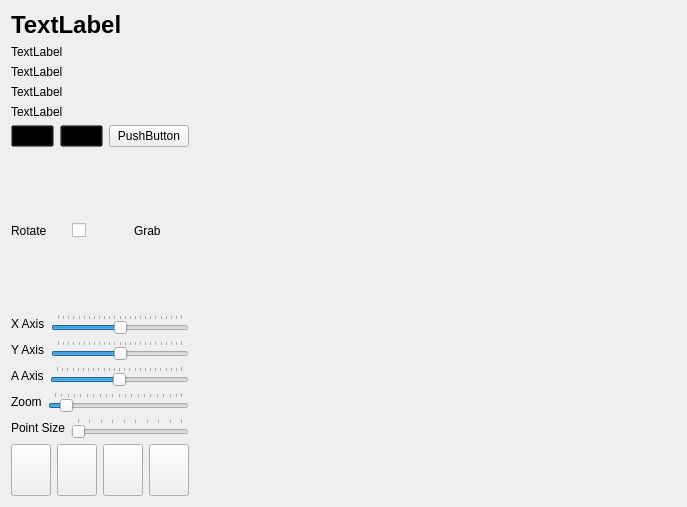
<?xml version="1.0" encoding="UTF-8"?>
<ui version="4.0">
 <class>TelaCamera</class>
 <widget class="QWidget" name="TelaCamera">
  <property name="windowModality">
   <enum>Qt::NonModal</enum>
  </property>
  <property name="geometry">
   <rect>
    <x>0</x>
    <y>0</y>
    <width>687</width>
    <height>507</height>
   </rect>
  </property>
  <property name="windowTitle">
   <string>Window</string>
  </property>
  <layout class="QVBoxLayout" name="verticalLayout">
   <item>
    <layout class="QHBoxLayout" name="horizontalLayout_4" stretch="1,3">
     <property name="sizeConstraint">
      <enum>QLayout::SetDefaultConstraint</enum>
     </property>
     <item>
      <layout class="QVBoxLayout" name="verticalLayout_2" stretch="0,0,0,0,0,0,0,0,0">
       <property name="sizeConstraint">
        <enum>QLayout::SetDefaultConstraint</enum>
       </property>
       <item>
        <layout class="QVBoxLayout" name="verticalLayout_4">
         <item>
          <widget class="QLabel" name="labelNome">
           <property name="sizePolicy">
            <sizepolicy hsizetype="Preferred" vsizetype="Maximum">
             <horstretch>0</horstretch>
             <verstretch>0</verstretch>
            </sizepolicy>
           </property>
           <property name="font">
            <font>
             <pointsize>18</pointsize>
             <weight>75</weight>
             <bold>true</bold>
            </font>
           </property>
           <property name="text">
            <string>TextLabel</string>
           </property>
          </widget>
         </item>
         <item>
          <widget class="QLabel" name="labelQtdePontos">
           <property name="sizePolicy">
            <sizepolicy hsizetype="Preferred" vsizetype="Maximum">
             <horstretch>0</horstretch>
             <verstretch>0</verstretch>
            </sizepolicy>
           </property>
           <property name="text">
            <string>TextLabel</string>
           </property>
          </widget>
         </item>
         <item>
          <widget class="QLabel" name="labelTamX">
           <property name="sizePolicy">
            <sizepolicy hsizetype="Preferred" vsizetype="Maximum">
             <horstretch>0</horstretch>
             <verstretch>0</verstretch>
            </sizepolicy>
           </property>
           <property name="text">
            <string>TextLabel</string>
           </property>
          </widget>
         </item>
         <item>
          <widget class="QLabel" name="labelTamY">
           <property name="sizePolicy">
            <sizepolicy hsizetype="Preferred" vsizetype="Maximum">
             <horstretch>0</horstretch>
             <verstretch>0</verstretch>
            </sizepolicy>
           </property>
           <property name="text">
            <string>TextLabel</string>
           </property>
          </widget>
         </item>
         <item>
          <widget class="QLabel" name="labelTamZ">
           <property name="sizePolicy">
            <sizepolicy hsizetype="Preferred" vsizetype="Maximum">
             <horstretch>0</horstretch>
             <verstretch>0</verstretch>
            </sizepolicy>
           </property>
           <property name="text">
            <string>TextLabel</string>
           </property>
          </widget>
         </item>
        </layout>
       </item>
       <item>
        <layout class="QGridLayout" name="gridLayout">
         <property name="sizeConstraint">
          <enum>QLayout::SetMinimumSize</enum>
         </property>
         <item row="0" column="0">
          <widget class="QPushButton" name="ssButton">
           <property name="maximumSize">
            <size>
             <width>48</width>
             <height>52</height>
            </size>
           </property>
           <property name="styleSheet">
            <string notr="true">background: transparent;</string>
           </property>
           <property name="text">
            <string/>
           </property>
           <property name="icon">
            <iconset>
             <normalon>:/icons/assets/bt_ss.png</normalon>
            </iconset>
           </property>
           <property name="iconSize">
            <size>
             <width>48</width>
             <height>52</height>
            </size>
           </property>
          </widget>
         </item>
         <item row="0" column="1">
          <widget class="QPushButton" name="vsButton">
           <property name="maximumSize">
            <size>
             <width>48</width>
             <height>52</height>
            </size>
           </property>
           <property name="styleSheet">
            <string notr="true">background: transparent;</string>
           </property>
           <property name="text">
            <string/>
           </property>
           <property name="icon">
            <iconset>
             <normalon>:/icons/assets/bt_iv.png</normalon>
            </iconset>
           </property>
           <property name="iconSize">
            <size>
             <width>48</width>
             <height>52</height>
            </size>
           </property>
          </widget>
         </item>
         <item row="0" column="2">
          <widget class="QPushButton" name="exButton">
           <property name="text">
            <string>PushButton</string>
           </property>
          </widget>
         </item>
        </layout>
       </item>
       <item>
        <layout class="QHBoxLayout" name="horizontalLayout_7">
         <item>
          <widget class="QLabel" name="label_7">
           <property name="text">
            <string>Rotate</string>
           </property>
          </widget>
         </item>
         <item>
          <widget class="QCheckBox" name="moveOption">
           <property name="text">
            <string/>
           </property>
          </widget>
         </item>
         <item>
          <widget class="QLabel" name="label_6">
           <property name="text">
            <string>Grab</string>
           </property>
          </widget>
         </item>
        </layout>
       </item>
       <item>
        <layout class="QHBoxLayout" name="horizontalLayout">
         <property name="spacing">
          <number>-1</number>
         </property>
         <property name="sizeConstraint">
          <enum>QLayout::SetDefaultConstraint</enum>
         </property>
         <item>
          <widget class="QLabel" name="label">
           <property name="sizePolicy">
            <sizepolicy hsizetype="Maximum" vsizetype="Maximum">
             <horstretch>0</horstretch>
             <verstretch>0</verstretch>
            </sizepolicy>
           </property>
           <property name="text">
            <string>X Axis</string>
           </property>
          </widget>
         </item>
         <item>
          <widget class="QSlider" name="xSlider">
           <property name="maximumSize">
            <size>
             <width>16777215</width>
             <height>16777215</height>
            </size>
           </property>
           <property name="maximum">
            <number>360</number>
           </property>
           <property name="singleStep">
            <number>16</number>
           </property>
           <property name="pageStep">
            <number>15</number>
           </property>
           <property name="value">
            <number>180</number>
           </property>
           <property name="orientation">
            <enum>Qt::Horizontal</enum>
           </property>
           <property name="tickPosition">
            <enum>QSlider::TicksAbove</enum>
           </property>
           <property name="tickInterval">
            <number>15</number>
           </property>
          </widget>
         </item>
        </layout>
       </item>
       <item>
        <layout class="QHBoxLayout" name="horizontalLayout_2">
         <item>
          <widget class="QLabel" name="label_2">
           <property name="sizePolicy">
            <sizepolicy hsizetype="Maximum" vsizetype="Maximum">
             <horstretch>0</horstretch>
             <verstretch>0</verstretch>
            </sizepolicy>
           </property>
           <property name="text">
            <string>Y Axis</string>
           </property>
          </widget>
         </item>
         <item>
          <widget class="QSlider" name="ySlider">
           <property name="maximumSize">
            <size>
             <width>16777215</width>
             <height>16777215</height>
            </size>
           </property>
           <property name="maximum">
            <number>360</number>
           </property>
           <property name="singleStep">
            <number>16</number>
           </property>
           <property name="pageStep">
            <number>15</number>
           </property>
           <property name="value">
            <number>180</number>
           </property>
           <property name="orientation">
            <enum>Qt::Horizontal</enum>
           </property>
           <property name="tickPosition">
            <enum>QSlider::TicksAbove</enum>
           </property>
           <property name="tickInterval">
            <number>15</number>
           </property>
          </widget>
         </item>
        </layout>
       </item>
       <item>
        <layout class="QHBoxLayout" name="horizontalLayout_3">
         <item>
          <widget class="QLabel" name="label_3">
           <property name="sizePolicy">
            <sizepolicy hsizetype="Maximum" vsizetype="Maximum">
             <horstretch>0</horstretch>
             <verstretch>0</verstretch>
            </sizepolicy>
           </property>
           <property name="text">
            <string>A Axis</string>
           </property>
          </widget>
         </item>
         <item>
          <widget class="QSlider" name="zSlider">
           <property name="enabled">
            <bool>true</bool>
           </property>
           <property name="maximumSize">
            <size>
             <width>16777215</width>
             <height>16777215</height>
            </size>
           </property>
           <property name="maximum">
            <number>360</number>
           </property>
           <property name="singleStep">
            <number>16</number>
           </property>
           <property name="pageStep">
            <number>15</number>
           </property>
           <property name="value">
            <number>180</number>
           </property>
           <property name="orientation">
            <enum>Qt::Horizontal</enum>
           </property>
           <property name="tickPosition">
            <enum>QSlider::TicksAbove</enum>
           </property>
           <property name="tickInterval">
            <number>15</number>
           </property>
          </widget>
         </item>
        </layout>
       </item>
       <item>
        <layout class="QHBoxLayout" name="horizontalLayout_5">
         <item>
          <widget class="QLabel" name="label_4">
           <property name="sizePolicy">
            <sizepolicy hsizetype="Maximum" vsizetype="Maximum">
             <horstretch>0</horstretch>
             <verstretch>0</verstretch>
            </sizepolicy>
           </property>
           <property name="minimumSize">
            <size>
             <width>0</width>
             <height>0</height>
            </size>
           </property>
           <property name="text">
            <string>Zoom</string>
           </property>
          </widget>
         </item>
         <item>
          <widget class="QSlider" name="zoomSlider">
           <property name="sizePolicy">
            <sizepolicy hsizetype="Expanding" vsizetype="Fixed">
             <horstretch>0</horstretch>
             <verstretch>0</verstretch>
            </sizepolicy>
           </property>
           <property name="maximumSize">
            <size>
             <width>16777215</width>
             <height>16777215</height>
            </size>
           </property>
           <property name="minimum">
            <number>1</number>
           </property>
           <property name="maximum">
            <number>100</number>
           </property>
           <property name="value">
            <number>10</number>
           </property>
           <property name="orientation">
            <enum>Qt::Horizontal</enum>
           </property>
           <property name="tickPosition">
            <enum>QSlider::TicksAbove</enum>
           </property>
           <property name="tickInterval">
            <number>5</number>
           </property>
          </widget>
         </item>
        </layout>
       </item>
       <item>
        <layout class="QHBoxLayout" name="horizontalLayout_6">
         <item>
          <widget class="QLabel" name="label_5">
           <property name="text">
            <string>Point Size</string>
           </property>
          </widget>
         </item>
         <item>
          <widget class="QSlider" name="pointSlider">
           <property name="minimum">
            <number>10</number>
           </property>
           <property name="maximum">
            <number>100</number>
           </property>
           <property name="orientation">
            <enum>Qt::Horizontal</enum>
           </property>
           <property name="tickPosition">
            <enum>QSlider::TicksAbove</enum>
           </property>
           <property name="tickInterval">
            <number>10</number>
           </property>
          </widget>
         </item>
        </layout>
       </item>
       <item>
        <layout class="QHBoxLayout" name="horizontalLayout_9">
         <item>
          <widget class="QPushButton" name="bt_help">
           <property name="maximumSize">
            <size>
             <width>48</width>
             <height>52</height>
            </size>
           </property>
           <property name="text">
            <string/>
           </property>
           <property name="icon">
            <iconset>
             <normalon>:/icons/assets/bt_hp.png</normalon>
            </iconset>
           </property>
           <property name="iconSize">
            <size>
             <width>48</width>
             <height>52</height>
            </size>
           </property>
          </widget>
         </item>
         <item>
          <widget class="QPushButton" name="bt_model">
           <property name="maximumSize">
            <size>
             <width>48</width>
             <height>52</height>
            </size>
           </property>
           <property name="text">
            <string/>
           </property>
           <property name="icon">
            <iconset>
             <normalon>:/icons/assets/bt_md.png</normalon>
            </iconset>
           </property>
           <property name="iconSize">
            <size>
             <width>48</width>
             <height>52</height>
            </size>
           </property>
          </widget>
         </item>
         <item>
          <widget class="QPushButton" name="bt_video">
           <property name="maximumSize">
            <size>
             <width>48</width>
             <height>52</height>
            </size>
           </property>
           <property name="text">
            <string/>
           </property>
           <property name="icon">
            <iconset>
             <normalon>:/icons/assets/bt_vd.png</normalon>
            </iconset>
           </property>
           <property name="iconSize">
            <size>
             <width>48</width>
             <height>52</height>
            </size>
           </property>
          </widget>
         </item>
         <item>
          <widget class="QPushButton" name="bt_camera">
           <property name="maximumSize">
            <size>
             <width>48</width>
             <height>52</height>
            </size>
           </property>
           <property name="text">
            <string/>
           </property>
           <property name="icon">
            <iconset resource="icons.qrc">
             <normaloff>:/icons/assets/bt_cm.png</normaloff>:/icons/assets/bt_cm.png</iconset>
           </property>
           <property name="iconSize">
            <size>
             <width>48</width>
             <height>52</height>
            </size>
           </property>
          </widget>
         </item>
        </layout>
       </item>
      </layout>
     </item>
     <item>
      <layout class="QVBoxLayout" name="verticalLayout_3" stretch="0">
       <property name="spacing">
        <number>0</number>
       </property>
       <property name="sizeConstraint">
        <enum>QLayout::SetDefaultConstraint</enum>
       </property>
       <item>
        <widget class="CanvasCamera" name="canvasCamera" native="true">
         <property name="sizePolicy">
          <sizepolicy hsizetype="Minimum" vsizetype="Minimum">
           <horstretch>0</horstretch>
           <verstretch>0</verstretch>
          </sizepolicy>
         </property>
         <property name="minimumSize">
          <size>
           <width>200</width>
           <height>200</height>
          </size>
         </property>
        </widget>
       </item>
      </layout>
     </item>
    </layout>
   </item>
  </layout>
 </widget>
 <layoutdefault spacing="6" margin="11"/>
 <customwidgets>
  <customwidget>
   <class>CanvasCamera</class>
   <extends>QWidget</extends>
   <header>CanvasCamera.h</header>
   <container>1</container>
   <slots>
    <slot>setZoom(int)</slot>
    <slot>setPoint(int)</slot>
    <slot>screenshoot()</slot>
    <slot>visaoInicial()</slot>
    <slot>setFrame(int)</slot>
    <slot>setXmovement(int)</slot>
    <slot>setYmovement(int)</slot>
    <slot>setZmovement(int)</slot>
    <slot>setMoveOption(int)</slot>
   </slots>
  </customwidget>
 </customwidgets>
 <resources>
  <include location="icons.qrc"/>
 </resources>
 <connections>
  <connection>
   <sender>zoomSlider</sender>
   <signal>valueChanged(int)</signal>
   <receiver>canvasCamera</receiver>
   <slot>setZoom(int)</slot>
   <hints>
    <hint type="sourcelabel">
     <x>173</x>
     <y>426</y>
    </hint>
    <hint type="destinationlabel">
     <x>441</x>
     <y>410</y>
    </hint>
   </hints>
  </connection>
  <connection>
   <sender>ssButton</sender>
   <signal>clicked()</signal>
   <receiver>canvasCamera</receiver>
   <slot>screenshoot()</slot>
   <hints>
    <hint type="sourcelabel">
     <x>145</x>
     <y>174</y>
    </hint>
    <hint type="destinationlabel">
     <x>208</x>
     <y>168</y>
    </hint>
   </hints>
  </connection>
  <connection>
   <sender>vsButton</sender>
   <signal>clicked()</signal>
   <receiver>canvasCamera</receiver>
   <slot>visaoInicial()</slot>
   <hints>
    <hint type="sourcelabel">
     <x>154</x>
     <y>196</y>
    </hint>
    <hint type="destinationlabel">
     <x>217</x>
     <y>191</y>
    </hint>
   </hints>
  </connection>
  <connection>
   <sender>pointSlider</sender>
   <signal>valueChanged(int)</signal>
   <receiver>canvasCamera</receiver>
   <slot>setPoint(int)</slot>
   <hints>
    <hint type="sourcelabel">
     <x>142</x>
     <y>443</y>
    </hint>
    <hint type="destinationlabel">
     <x>221</x>
     <y>440</y>
    </hint>
   </hints>
  </connection>
  <connection>
   <sender>xSlider</sender>
   <signal>valueChanged(int)</signal>
   <receiver>canvasCamera</receiver>
   <slot>setXmovement(int)</slot>
   <hints>
    <hint type="sourcelabel">
     <x>132</x>
     <y>277</y>
    </hint>
    <hint type="destinationlabel">
     <x>261</x>
     <y>256</y>
    </hint>
   </hints>
  </connection>
  <connection>
   <sender>ySlider</sender>
   <signal>valueChanged(int)</signal>
   <receiver>canvasCamera</receiver>
   <slot>setYmovement(int)</slot>
   <hints>
    <hint type="sourcelabel">
     <x>96</x>
     <y>323</y>
    </hint>
    <hint type="destinationlabel">
     <x>271</x>
     <y>324</y>
    </hint>
   </hints>
  </connection>
  <connection>
   <sender>zSlider</sender>
   <signal>valueChanged(int)</signal>
   <receiver>canvasCamera</receiver>
   <slot>setZmovement(int)</slot>
   <hints>
    <hint type="sourcelabel">
     <x>99</x>
     <y>365</y>
    </hint>
    <hint type="destinationlabel">
     <x>312</x>
     <y>364</y>
    </hint>
   </hints>
  </connection>
  <connection>
   <sender>moveOption</sender>
   <signal>stateChanged(int)</signal>
   <receiver>canvasCamera</receiver>
   <slot>setMoveOption(int)</slot>
   <hints>
    <hint type="sourcelabel">
     <x>87</x>
     <y>238</y>
    </hint>
    <hint type="destinationlabel">
     <x>265</x>
     <y>220</y>
    </hint>
   </hints>
  </connection>
 </connections>
 <slots>
  <slot>screenshoot()</slot>
 </slots>
</ui>
